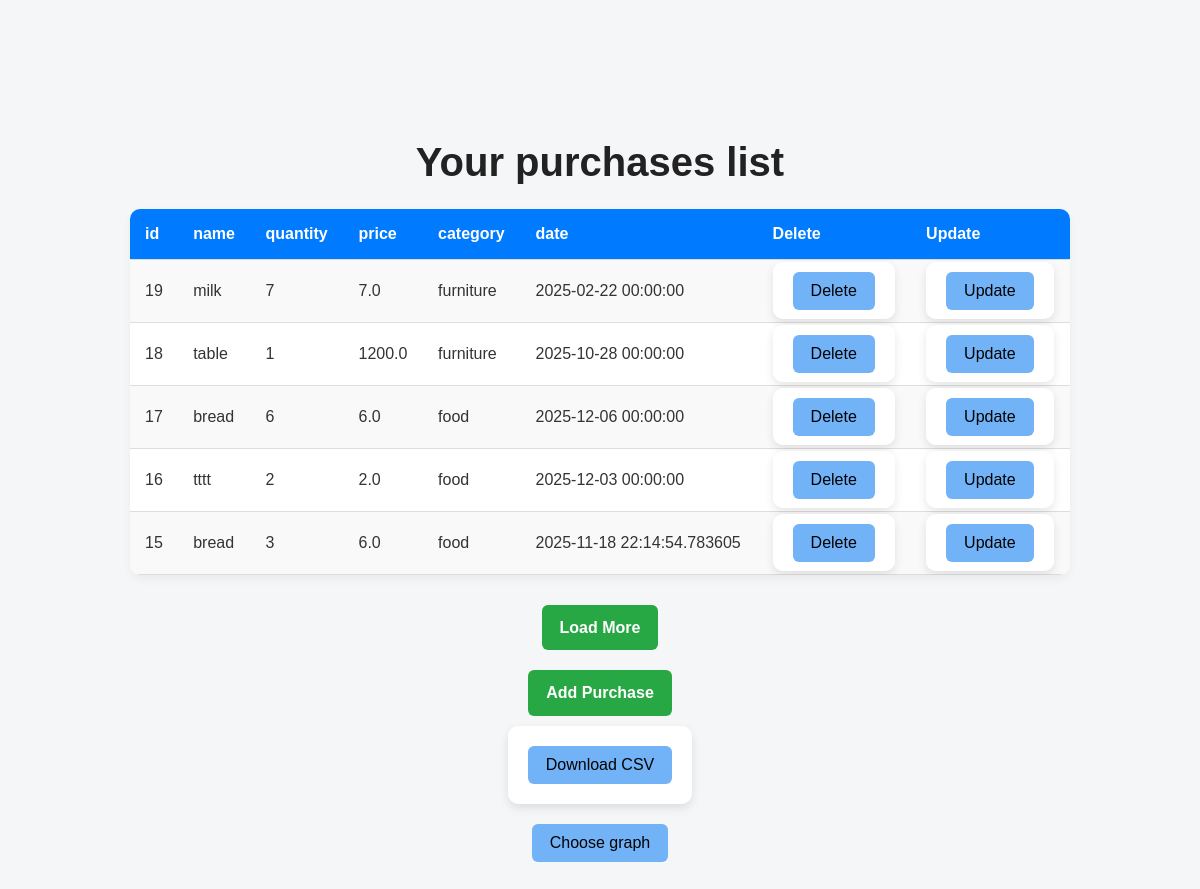
The app's page /purchases (signed in), older data.
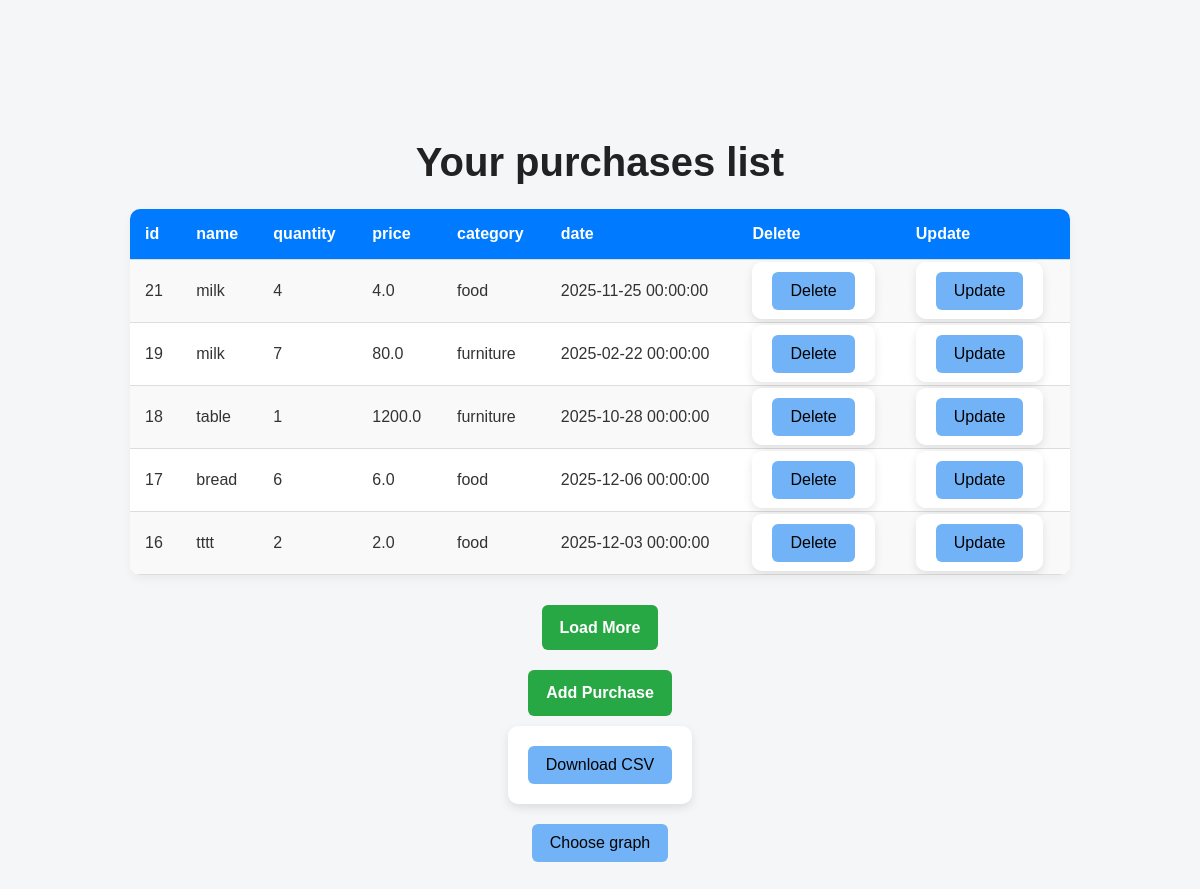
The same page, newer data.
### app.py (models this page shows)
class Purchase(db.Model):
    id = db.Column(db.Integer , primary_key = True)
    name = db.Column(db.String , nullable = False )
    quantity = db.Column(db.Integer, default = 1)
    price = db.Column(db.Float , nullable = False )
    category = db.Column(db.String)
    date = db.Column(db.DateTime , default = datetime.now())
    user_id = db.Column(db.Integer, db.ForeignKey('user.id'), nullable=False)

### app.py (the view)
@app.route("/purchases")
def show_purchases():
    if "user_id" not in session:
        return redirect("/login")
    user_id = session["user_id"]
    limit = int(request.args.get("limit", 5))
    user_purchases = Purchase.query.filter_by(user_id=user_id).order_by(Purchase.id.desc()).limit(limit).all()
    return render_template("PersonalArea.htm", purchases=user_purchases,limit=limit)

### templates/PersonalArea.htm (shortened to what this page needs)
{% extends 'index.htm' %}
{% block body %}
<h1>Your purchases list</h1>
<div class="center">
<table cellspacing="0" cellpadding="5">
    <tr>
        <th>id</th>
        <th>name</th>
        <th>quantity</th>
        <th>price</th>
        <th>category</th>
        <th>date</th>
        <th>Delete</th>
        <th>Update</th>
    </tr>
    {% for p in purchases %}
    <tr>
        <td>{{p.id}}</td>
        <td>{{p.name}}</td>
        <td>{{p.quantity}}</td>
        <td>{{p.price}}</td>
        <td>{{p.category}}</td>
        <td>{{p.date}}</td>
        <td>
            <form action="/delete/{{ p.id }}" method="POST" style="display:inline">
                <button type="submit">Delete</button>
            </form>
        </td>
        <td>
            <form action="/update/{{ p.id }}" style="display:inline">
                <button type="submit">Update</button>
            </form>
        </td>
    </tr>
    {% endfor %}
</table>
<a href="{{ url_for('show_more', limit=limit+5) }}" class="btn">Load More</a>
<a href="/add" class="btn">Add Purchase</a>
<form action="/save_csv" method="get">
    <button type="submit">Download CSV</button>
</form>
<button onclick="toggleMenu()">Choose graph</button>
</div>
{% endblock %}

### templates/index.htm (shortened to what this page needs)
<!DOCTYPE html>
<html lang="en">
<head>
    <link rel="stylesheet" href="../static/index.css">
</head>
<body>
    {% block body %}{% endblock %}
</body>
</html>

### static/index.css (style rules this page uses)
* { margin: 0; padding: 0; box-sizing: border-box; font-family: 'Arial', sans-serif; }
body { background-color: #f4f6f8; color: #333; line-height: 1.6; min-height: 100vh; padding: 130px; }
h1 { font-size: 2.5rem; margin-bottom: 15px; color: #222; text-align: center; }
button, input[type="submit"] { background-color: rgb(114, 178, 247); color: rgb(3, 3, 3); border: none; padding: 10px 18px; border-radius: 6px; cursor: pointer; transition: all 0.3s ease; font-size: 1rem; }
form { max-width: 500px; margin: 0 auto 20px auto; padding: 20px; background-color: #fff; border-radius: 10px; box-shadow: 0 4px 10px rgba(0,0,0,0.1); }
table { width: 100%; border-collapse: collapse; margin-bottom: 20px; background-color: #fff; border-radius: 10px; overflow: hidden; box-shadow: 0 4px 10px rgba(0,0,0,0.05); }
th, td { padding: 12px 15px; text-align: left; border-bottom: 1px solid #ddd; }
th { background-color: #007BFF; color: white; font-weight: bold; }
tr:nth-child(even) { background-color: #f9f9f9; }
.btn { display: inline-block; background-color: #28a745; color: #fff; padding: 10px 18px; border-radius: 6px; text-decoration: none; font-weight: bold; margin: 10px 0; transition: all 0.3s ease; }
.center { display: flex; flex-direction: column; align-items: center; }

Row changes from the older to the newer data that the page shows:
no longer on this page (row unchanged): Purchase: id "15", name "bread", quantity "3", price "6.0", category "food", date "2025-11-18 22:14:54.783605"
added Purchase: id "21", name "milk", quantity "4", price "4.0", category "food", date "2025-11-25 00:00:00"
changed Purchase id 19: price "7.0" → "80.0"
